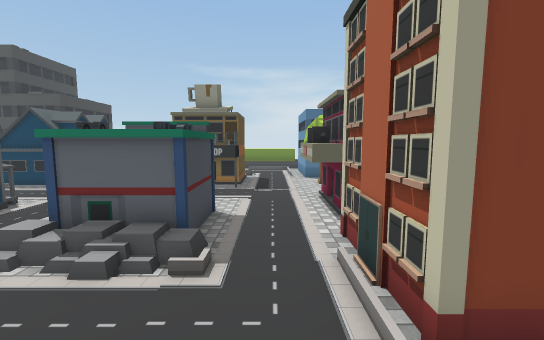
[1] (above)

24 first-person views from a walk through a Unity game level. The camera is 1.3 m above the floor, tilts 6° down and sees 90° across. The floor is counted in squares, 1 m on a side. Each view is taken from the middle of a square. On the plan, view 1 faces up. The plan holds only what a view shows up to about 13 squares ahead; the rest is blank. The place goes on beyond the plan. Some animated figures are left out. Some surface patterns are stand-ins.

[2]
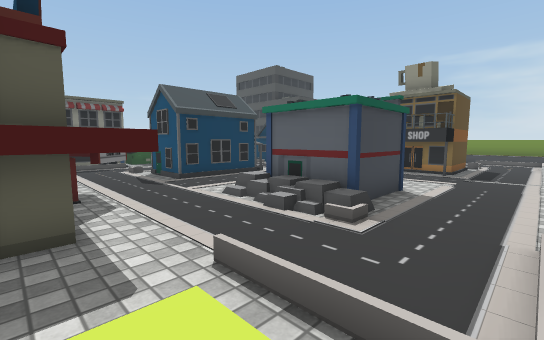

[3]
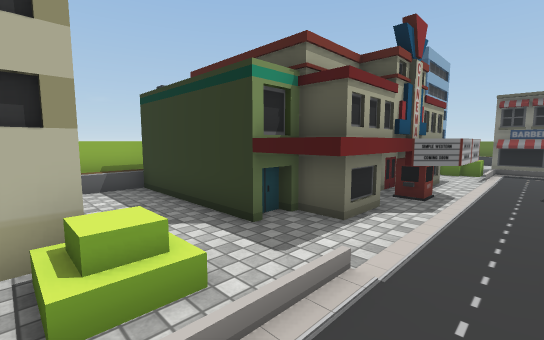

[4]
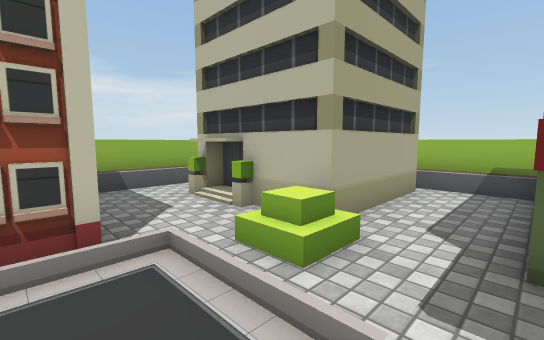

[5]
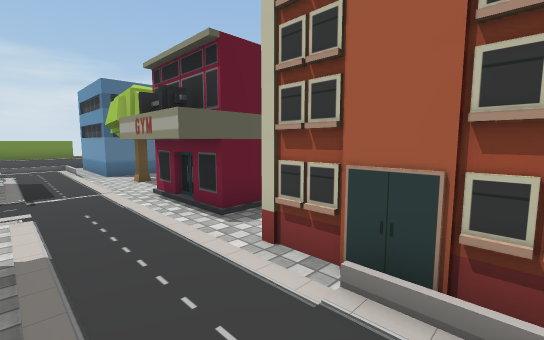

[6]
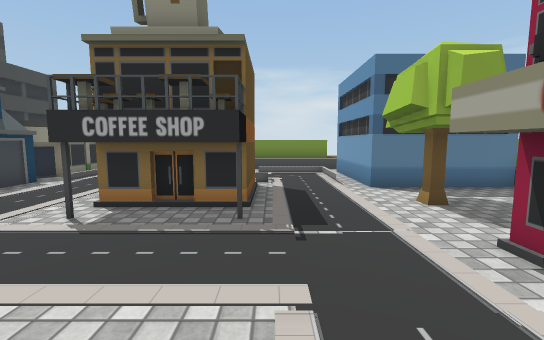

[7]
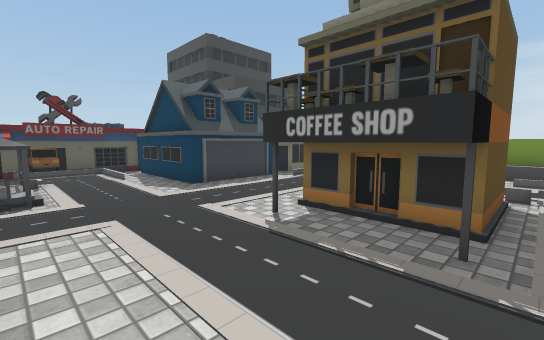

[8]
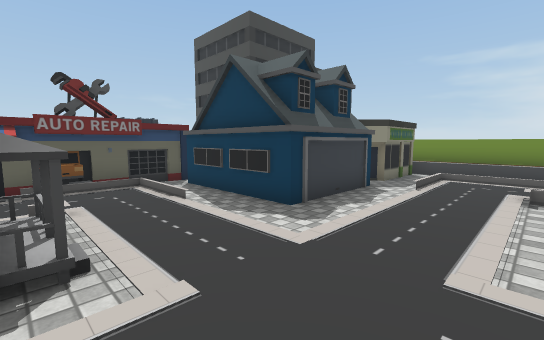

[9]
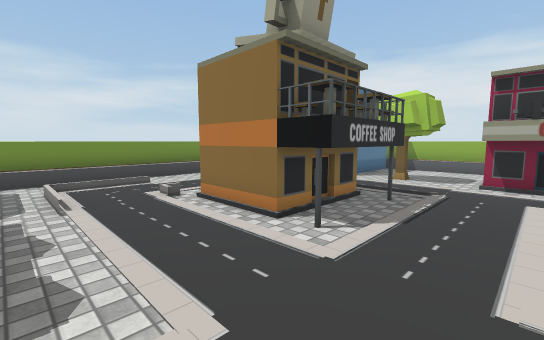

[10]
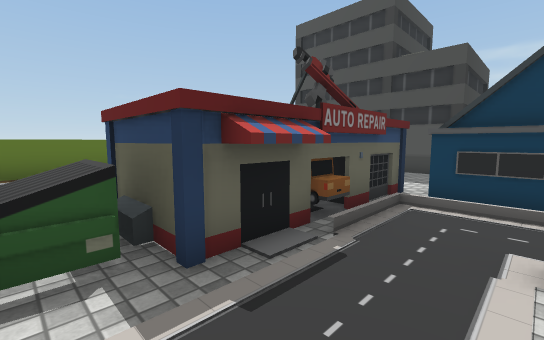

[11]
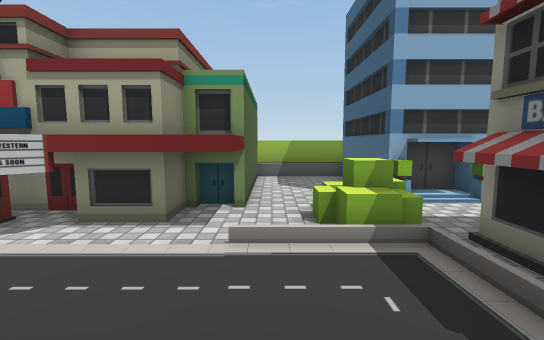

[12]
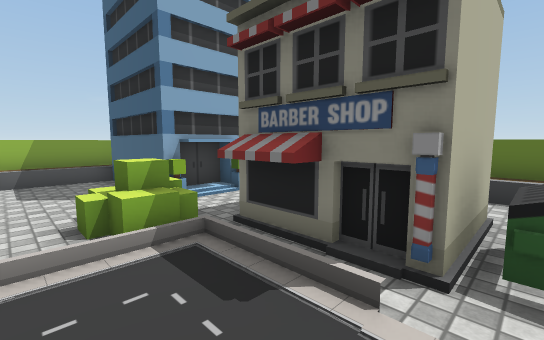

[13]
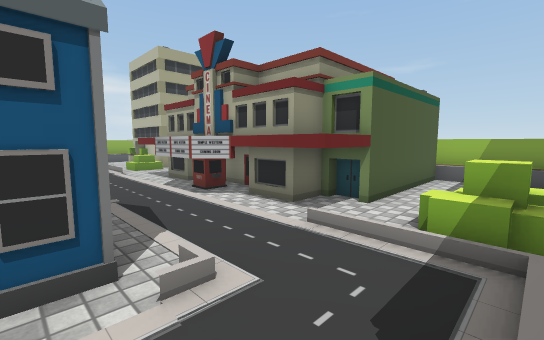

[14]
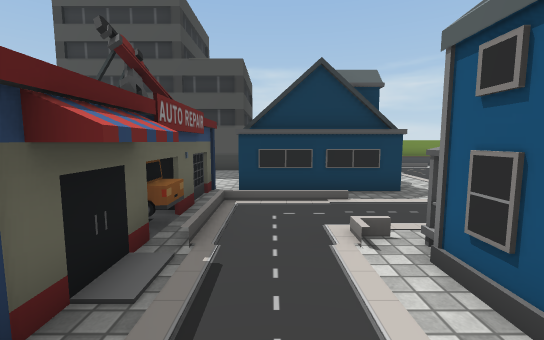

[15]
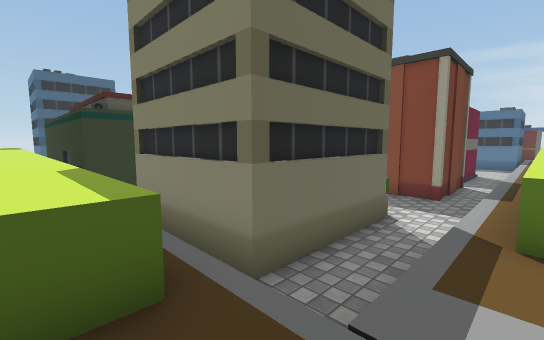

[16]
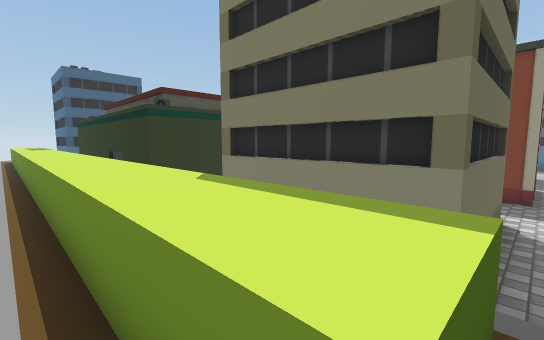

[17]
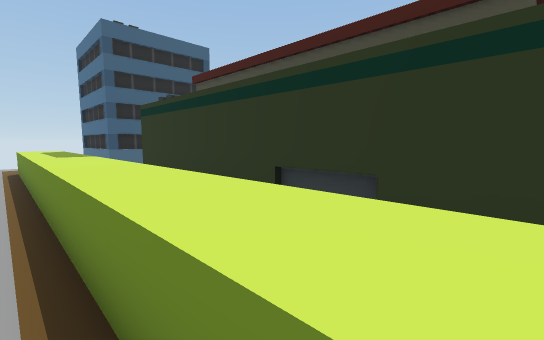

[18]
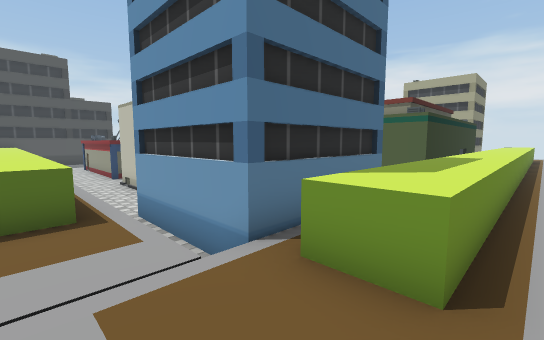

[19]
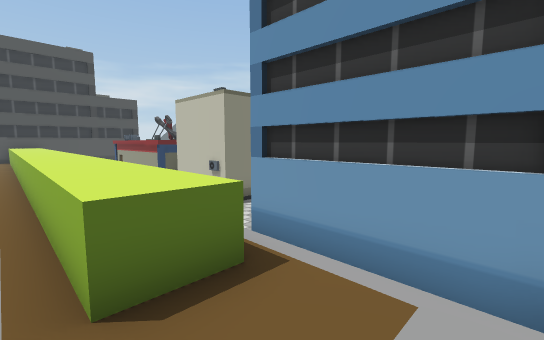

[20]
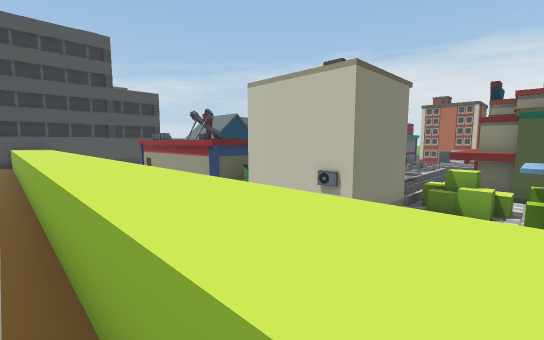

[21]
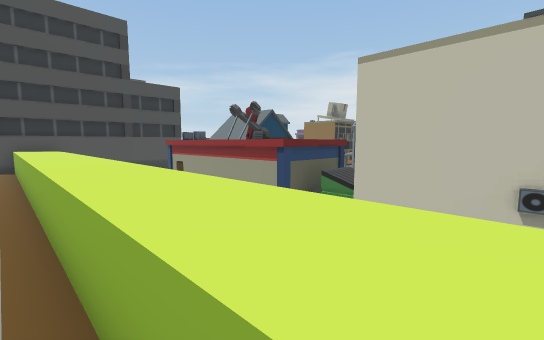

[22]
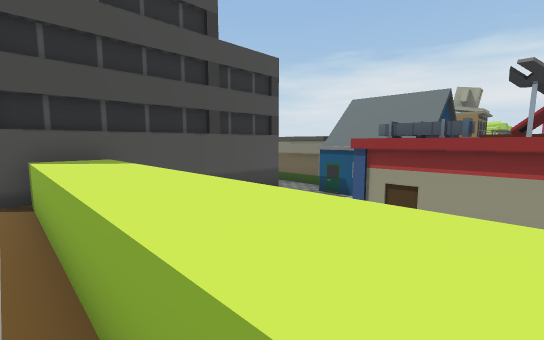

[23]
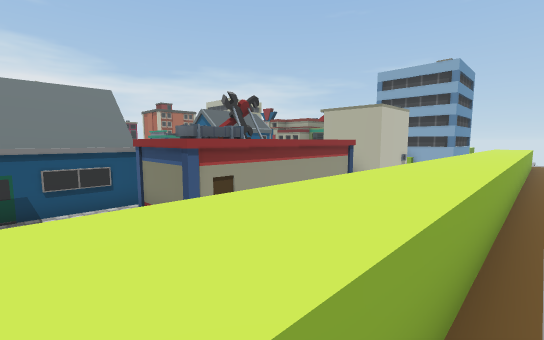

[24]
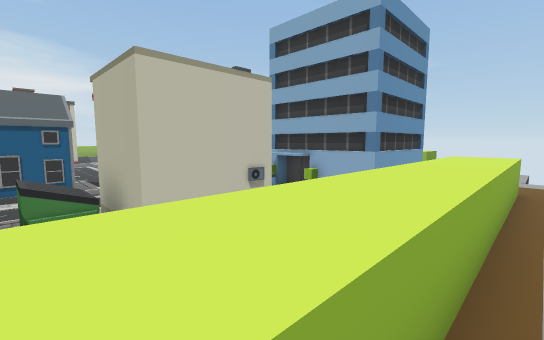

### Floor plan
Key: @ floor where view 1 was taken; # wall or solid block; x gap in a wall; . main floor; : floor 0.25 m higher than the main floor; + floor 0.5 m higher than the main floor; / step, stairs or slope; ^ raised ledge; v drop or lower ground; T tree; B building; U dumpster; O other object.
Columns run from 21 left of view 1 to 7 right of it. Each row starts with its distance up from view 1.
 21         B   ^^^^^^^^^^
 20         B   ////////////
 19         B#  #..  ...   #BBB
 18 ####    B#  #...... ...#
 17 BBBBBBBB##  #.:::   ::/#
 16 +^^   ..OO  O.::::  ::/#
 15 +^^    .OOOOO.::.###.::#####
 14 +^^    .OOOOO.: .###. :TT../
 13 +^^  BBBOOOOO.: .###. :#T../^
 12 +^^  BBBOOOOO.: .OOO. :##../^
 11 +^^  BBB......::.OOO.::..../^
 10 +^^  BBB:::   ::    :.B#  ./
  9 +^^  BBB:::::::::::::.BB  ./
  8 +^^  B BB.:OOO::..... B## ./
  7 +^^..B BB :###   OOO. BB# ./
  6 +^^..BUU. :###   OOO. :B BB/
  5 +^^. UUU..:###   OOO/ :#  #/^
  4 +^^.####/::OOO::.////:/#  #/^
  3 +^^..###O::.........::/# ##/^
  2 +^^. # OO::...BBB...::/###./^
  1 +^^. OOOOO.BBBBBBBBB.//..../^
  0 +^^.....O..B##BBB BB.@/.BB./^
 -1 +^^#BBBB...##     ##.B##BB./^
 -2 +^^B ### ..#       #.B   #./^
 -3 +^+B   # ..#       #.B   #./^
 -4 +++B   #...#       #.B   #./+
 -5 +++B####...#########..BBBB./+
 -6 v++x^^^^^^^^^^^^^^^^^^^^^^++
 -7 v+++^^^^^^^^^^^^^^^^^^^^^^^ +
 -8  ++++++++++++++++++++++++++

Positions as (right, up) in squares from view 1, and headings:
1: (0, 0), facing up
2: (1, 0), facing up-left
3: (1, 3), facing down-left
4: (-2, 3), facing down-right
5: (-1, 3), facing up-right
6: (-1, 7), facing up
7: (-1, 8), facing up-left
8: (-5, 8), facing up-left
9: (-8, 9), facing up-right
10: (-11, 5), facing up-left
11: (-11, 5), facing down
12: (-11, 5), facing down-left
13: (-13, 5), facing down-right
14: (-12, 5), facing up
15: (7, -7), facing up-left
16: (5, -8), facing up-left
17: (-3, -8), facing up-left
18: (-20, -8), facing up-right
19: (-21, -5), facing up-right
20: (-21, -1), facing up-right
21: (-21, 2), facing up-right
22: (-21, 10), facing up-right
23: (-21, 15), facing down-right
24: (-21, 6), facing down-right
